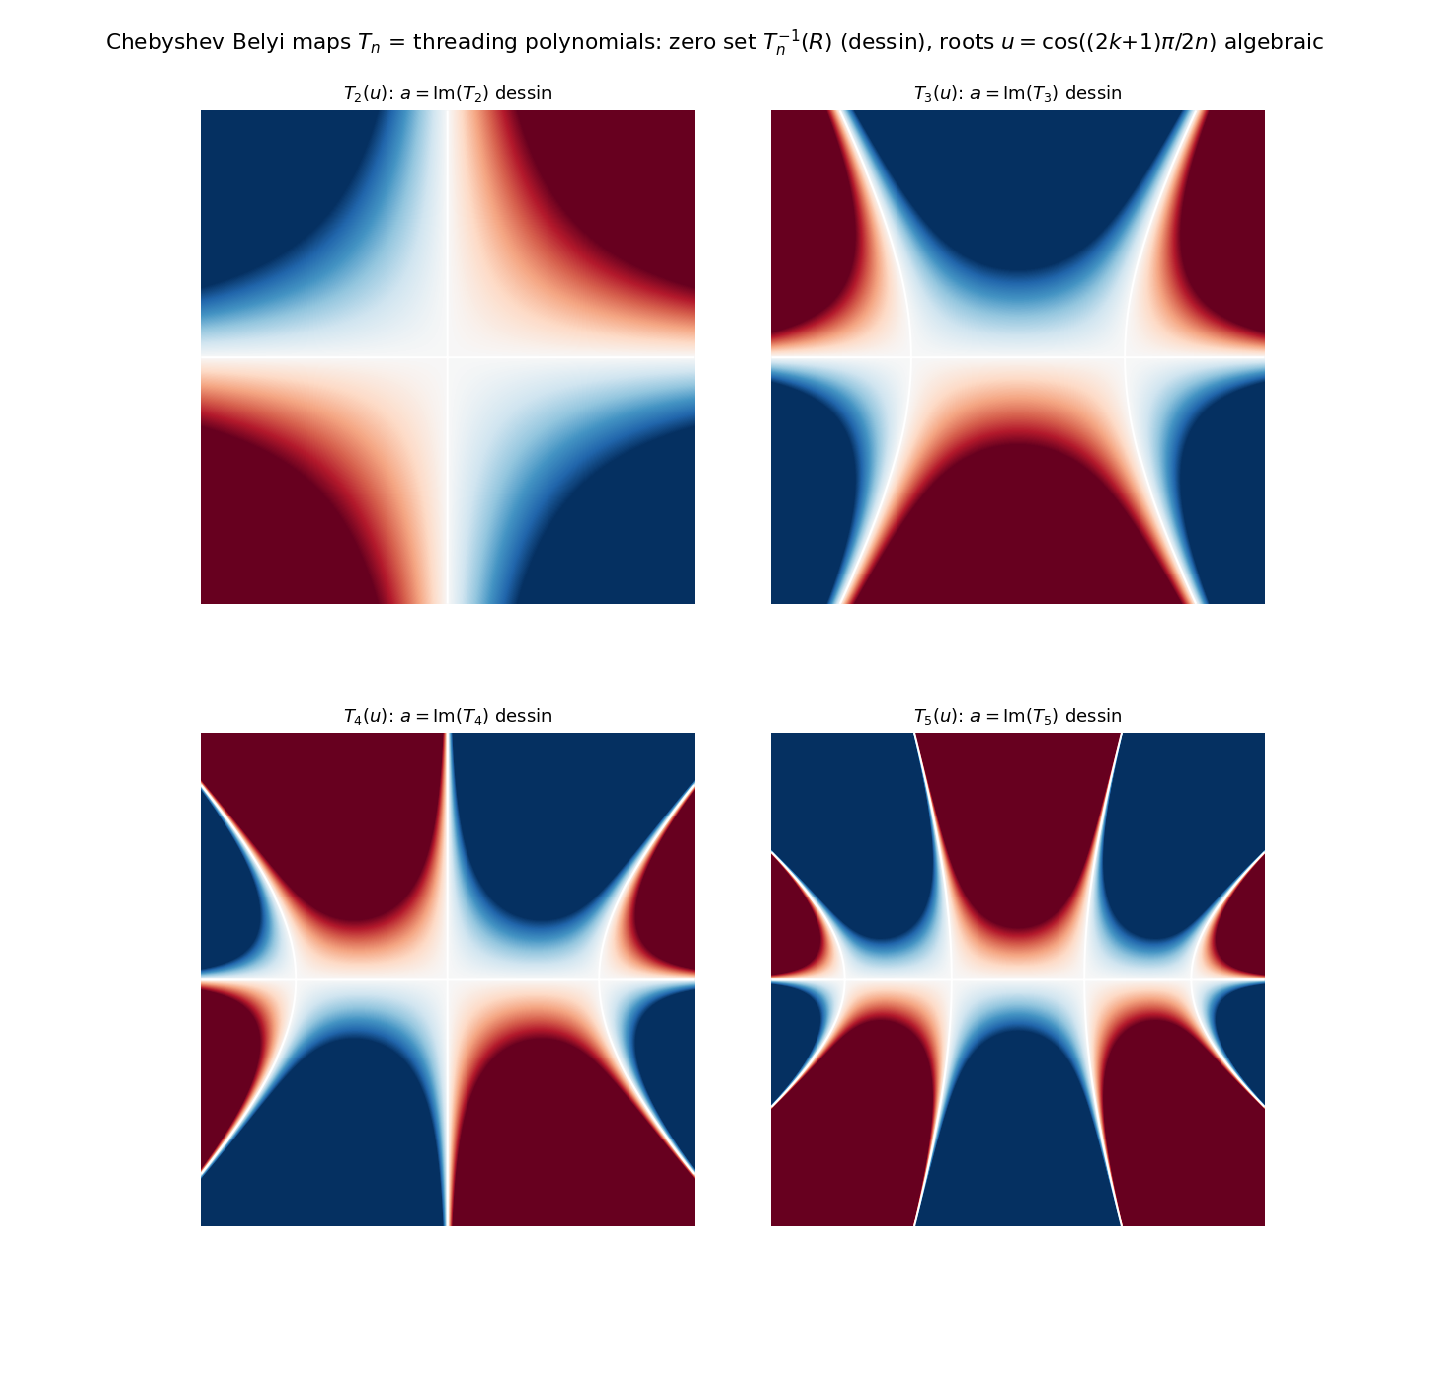

The script that saved this image:
#!/usr/bin/env python3
"""
027 — Chebyshev Belyi maps  T_n  as threading polynomials: dessins and roots.

T_n(z) = cos(n arccos z) is a Belyi map (ramified only over -1, 1, infinity).
As an AES via branched pullback:  a = Im(T_n),  zero set = T_n^{-1}(R), the
"Chebyshev nodal set" = the dessin (a planar graph with 2-valent vertices at the
critical points).  T_n(u) is ALSO a plain polynomial in u, i.e. a candidate
threading polynomial p(u) = T_n(u).

Roots of T_n (where the threading vanishes, i.e. the degenerate u = e^{lambda}):
  u = cos((2k+1) pi/(2n)),  k = 0..n-1   — algebraic numbers (Chebyshev nodes),
  e.g. n=2: +-sqrt(2)/2;  n=3: 0, +-sqrt(3)/2;  n=4: +-cos(pi/8), +-cos(3pi/8).

This is the "polynomial roots <-> geometry" link: each root is a special u (so a
special lambda) where the thread returns to zero; the roots are algebraic over Q.

STATUS: T_n recurrence, Im(T_n)=0 nodal set, and the Chebyshev roots are exact
classical facts; rendered here.
"""

import numpy as np
import matplotlib
matplotlib.use("Agg")
import matplotlib.pyplot as plt

CLIM = 1.5


def cheb(n, Z):
    """T_n(Z) for complex array Z."""
    if n == 0:
        return np.ones_like(Z)
    if n == 1:
        return Z
    T0 = np.ones_like(Z)
    T1 = Z
    for _ in range(2, n + 1):
        T0, T1 = T1, 2 * Z * T1 - T0
    return T1


def main():
    xs = np.linspace(-1.15, 1.15, 500)
    ys = np.linspace(-1.15, 1.15, 500)
    X, Y = np.meshgrid(xs, ys)
    Z = X + 1j * Y

    fig, axes = plt.subplots(2, 2, figsize=(11.0, 10.6))
    for ax, n in zip(axes.ravel(), [2, 3, 4, 5]):
        A = np.clip(cheb(n, Z).imag, -CLIM, CLIM)
        ax.pcolormesh(X, Y, A, cmap="RdBu_r", vmin=-CLIM, vmax=CLIM,
                      shading="auto")
        # zero set (dessin) = Im(T_n) = 0  — draw as thin white contours
        ax.contour(X, Y, cheb(n, Z).imag, levels=[0.0], colors="white",
                   linewidths=1.1)
        ax.set_aspect("equal")
        ax.set_xticks([]); ax.set_yticks([])
        for sp in ax.spines.values():
            sp.set_visible(False)
        ax.set_title(rf"$T_{n}(u)$: $a=\mathrm{{Im}}(T_{n})$ dessin",
                     fontsize=10)

    fig.suptitle(
        r"Chebyshev Belyi maps $T_n$ = threading polynomials: zero set "
        r"$T_n^{-1}(R)$ (dessin), roots $u=\cos((2k{+}1)\pi/2n)$ "
        r"algebraic", fontsize=12)
    fig.subplots_adjust(top=0.92, wspace=0.06, hspace=0.26)
    out = "/Users/mingli/AEG/aeg-paper/notes/general/027-chebyshev-dessins.png"
    fig.savefig(out, dpi=130)
    print("saved:", out)

    print("\nChebyshev T_n as threading polynomial p(u), and its roots:")
    for n in [2, 3, 4]:
        roots = [np.cos((2*k + 1) * np.pi / (2*n)) for k in range(n)]
        print(f"  T_{n}(u) roots (algebraic):",
              [round(r, 5) for r in roots])


if __name__ == "__main__":
    main()
